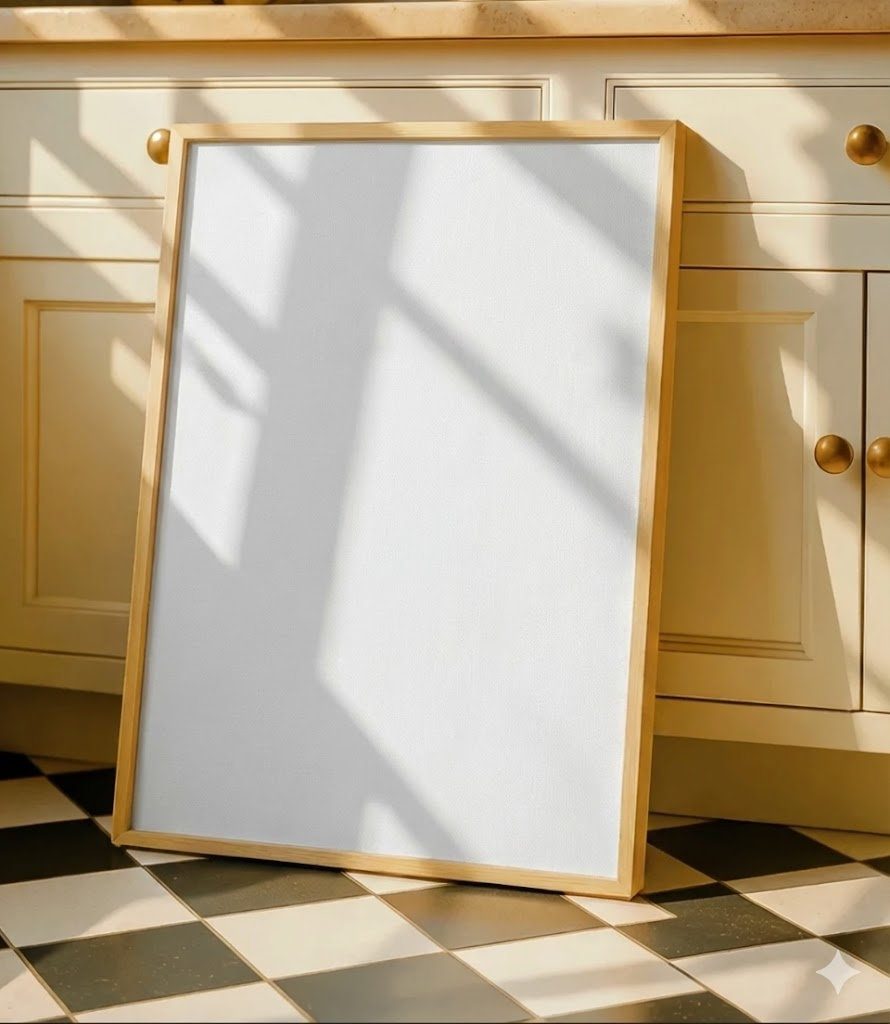
#> input picture frame.jpg, 890 x 1024 px
$ python test1.py
#> lines starting #> are read from the running program, lines starting #| are printed output that depends on the picture; after the words box and inside, x2 and y2 are one past the last pixel; in counts of white or black regions, pixels touching at a corner belong together
import cv2
import numpy as np

def find_frame_corners(image_path, min_area_ratio=0.05, debug=False):
    # Load image
#> called with image_path = 'frame.jpg', min_area_ratio = 0.005, debug = True
    img = cv2.imread(image_path)
#> img is the input picture: shape (1024, 890, 3); mean B, G, R 138.9, 166.3, 183.2
    if img is None:
        raise ValueError(f"Could not load image from {image_path}")

    original = img.copy()
    gray = cv2.cvtColor(img, cv2.COLOR_BGR2GRAY)

    img_area = img.shape[0] * img.shape[1]
#> img_area = 911360
    min_area = int(img_area * min_area_ratio)
#> min_area = 4556

    print(f"Image dimensions: {img.shape}")
#| Image dimensions: (1024, 890, 3)
    print(f"Looking for frame with min area: {min_area} ({min_area_ratio*100:.1f}% of image)")
#| Looking for frame with min area: 4556 (0.5% of image)

    # Save debug images if requested
    debug_dir = "debug_images"
    if debug:
        import os
        if not os.path.exists(debug_dir):
            os.makedirs(debug_dir)
        cv2.imwrite(f"{debug_dir}/01_original.jpg", original)
        cv2.imwrite(f"{debug_dir}/02_grayscale.jpg", gray)

    # Multiple preprocessing approaches specifically for picture frames
    preprocessing_methods = [
        # Method 1: Standard Canny with moderate thresholds
        ("Standard_Canny", lambda g: cv2.Canny(cv2.GaussianBlur(g, (5, 5), 0), 50, 150)),

        # Method 2: High contrast Canny for strong edges (frame borders)
        ("High_Contrast", lambda g: cv2.Canny(cv2.GaussianBlur(g, (3, 3), 0), 100, 200)),

        # Method 3: Low threshold Canny for subtle edges
        ("Low_Threshold", lambda g: cv2.Canny(cv2.GaussianBlur(g, (7, 7), 0), 20, 60)),

        # Method 4: Adaptive threshold for varying lighting
        ("Adaptive_Thresh", lambda g: cv2.adaptiveThreshold(
            cv2.GaussianBlur(g, (5, 5), 0), 255, cv2.ADAPTIVE_THRESH_GAUSSIAN_C, cv2.THRESH_BINARY, 11, 2)),

        # Method 5: Morphological gradient to detect edges
        ("Morphological", lambda g: cv2.morphologyEx(g, cv2.MORPH_GRADIENT, np.ones((3,3), np.uint8)))
    ]

    all_candidates = []

    for method_name, preprocess_func in preprocessing_methods:
        print(f"\n--- Processing with {method_name} ---")

        # Apply preprocessing
        processed = preprocess_func(gray)

        # Additional morphological operations to connect broken edges
        if method_name != "Adaptive_Thresh":  # Skip morphology for threshold methods
            kernel = np.ones((2,2), np.uint8)
            processed = cv2.morphologyEx(processed, cv2.MORPH_CLOSE, kernel)
            processed = cv2.dilate(processed, kernel, iterations=1)

        if debug:
            cv2.imwrite(f"{debug_dir}/03_{method_name}_processed.jpg", processed)

        # Find contours - try both RETR_EXTERNAL and RETR_TREE to catch inner frames
        for retr_mode, mode_name in [(cv2.RETR_EXTERNAL, "external"), (cv2.RETR_TREE, "tree")]:
            contours, hierarchy = cv2.findContours(processed, retr_mode, cv2.CHAIN_APPROX_SIMPLE)

            print(f"  {mode_name}: Found {len(contours)} contours")

            # Sort by area
            contour_areas = [(i, cv2.contourArea(cnt)) for i, cnt in enumerate(contours)]
            contour_areas.sort(key=lambda x: x[1], reverse=True)

            # Test different approximation strategies
            for idx, (cont_idx, area) in enumerate(contour_areas[:15]):  # Check top 15 contours
                if area < min_area:
                    continue

                cnt = contours[cont_idx]

                # Calculate perimeter
                peri = cv2.arcLength(cnt, True)
                if peri == 0:
                    continue

                # Try multiple epsilon values for polygon approximation
                epsilon_ratios = [0.005, 0.01, 0.015, 0.02, 0.025, 0.03, 0.04, 0.05, 0.08, 0.1]

                for epsilon_ratio in epsilon_ratios:
                    epsilon = epsilon_ratio * peri
                    approx = cv2.approxPolyDP(cnt, epsilon, True)

                    # Look for 4-sided polygons (quadrilaterals)
                    if len(approx) == 4:
                        # Calculate properties
                        hull = cv2.convexHull(cnt)
                        hull_area = cv2.contourArea(hull)
                        solidity = area / hull_area if hull_area > 0 else 0

                        # Calculate aspect ratio to filter out very thin shapes
                        rect = cv2.boundingRect(approx)
                        aspect_ratio = rect[2] / rect[3] if rect[3] > 0 else 0

                        # Check if this looks like a reasonable frame
                        is_valid_frame = (
                            solidity > 0.6 and  # Not too jagged
                            0.3 < aspect_ratio < 3.0 and  # Reasonable aspect ratio
                            area > min_area  # Large enough
                        )

                        if is_valid_frame:
                            # Calculate center distance from image center (frames are usually central)
                            img_center = np.array([img.shape[1]/2, img.shape[0]/2])
                            frame_center = np.mean(approx.reshape(-1, 2), axis=0)
                            center_distance = np.linalg.norm(frame_center - img_center)
                            center_score = 1.0 / (1.0 + center_distance / 100)  # Preference for central frames

                            candidate = {
                                'corners': approx,
                                'area': area,
                                'solidity': solidity,
                                'aspect_ratio': aspect_ratio,
                                'center_score': center_score,
                                'method': method_name,
                                'mode': mode_name,
                                'epsilon_ratio': epsilon_ratio,
                                'score': area * solidity * center_score  # Combined score
                            }

                            all_candidates.append(candidate)

                            print(f"    Found candidate #{len(all_candidates)}: area={area:.0f}, "
                                  f"solidity={solidity:.3f}, aspect={aspect_ratio:.2f}, "
                                  f"center_score={center_score:.3f}")

                            # Save debug image for this candidate
                            if debug:
                                temp_img = original.copy()
                                cv2.drawContours(temp_img, [approx], -1, (0, 255, 0), 3)
                                for j, corner in enumerate(approx.reshape(-1, 2)):
                                    cv2.circle(temp_img, tuple(corner), 8, (255, 0, 0), -1)
                                    cv2.putText(temp_img, str(j), tuple(corner + 15),
                                              cv2.FONT_HERSHEY_SIMPLEX, 0.8, (255, 255, 0), 2)

                                cv2.putText(temp_img, f"Area: {area:.0f}", (10, 30),
                                          cv2.FONT_HERSHEY_SIMPLEX, 1, (255, 255, 255), 2)
                                cv2.putText(temp_img, f"Solidity: {solidity:.3f}", (10, 60),
                                          cv2.FONT_HERSHEY_SIMPLEX, 1, (255, 255, 255), 2)

                                cv2.imwrite(f"{debug_dir}/candidate_{len(all_candidates):02d}_{method_name}_{mode_name}.jpg", temp_img)
#> this loop made 5 passes
#> pass 1, in find_frame_corners, `processed = preprocess_func(gray)`:
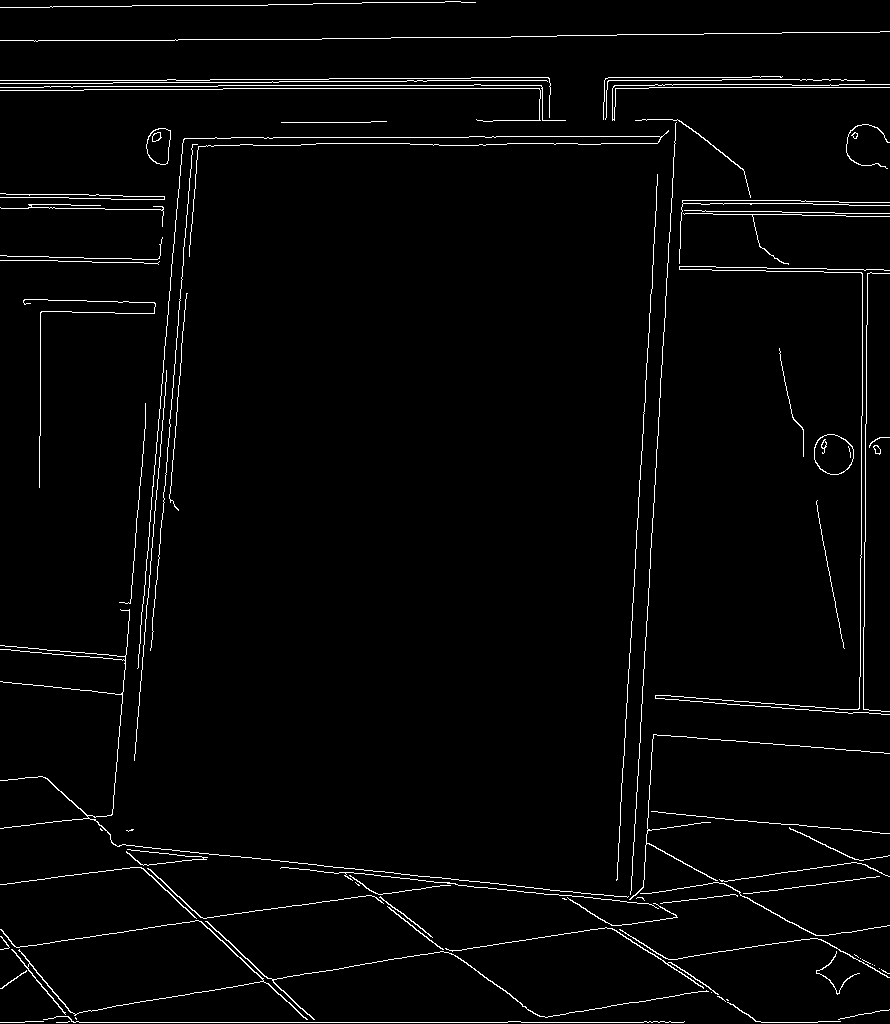
#> processed: shape (1024, 890); 2.5% white in thin lines or dots
#> after the loop:
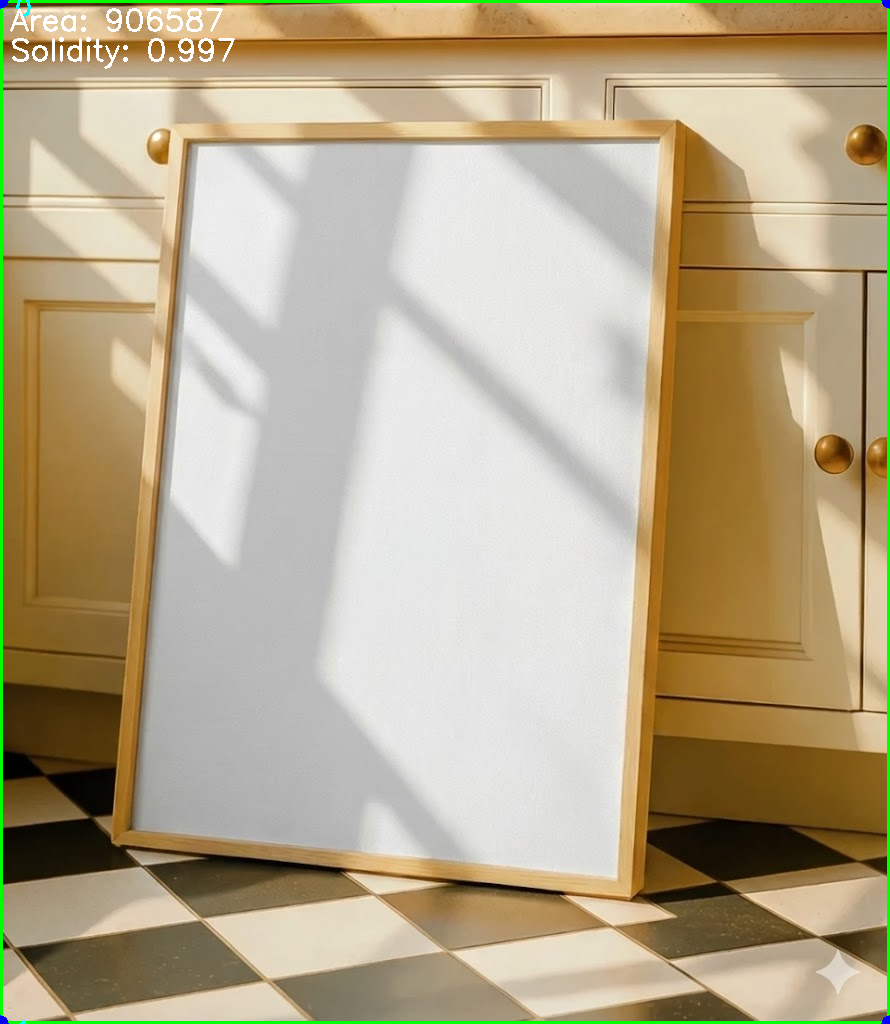
#> temp_img: shape (1024, 890, 3); mean B, G, R 138.5, 168.4, 181.6
#> after the loop, all_candidates = 122 items

    if not all_candidates:
        print(f"\nNo frame candidates found!")
        print(f"Tried {len(preprocessing_methods)} preprocessing methods")
        print(f"Minimum area threshold: {min_area}")
        print("Try reducing min_area_ratio parameter")

        if debug:
            print(f"Debug images saved to {debug_dir}/")

        raise ValueError(f"No suitable frame found! Try min_area_ratio < {min_area_ratio}")

    # Sort candidates by combined score (area * solidity * center_score)
    all_candidates.sort(key=lambda x: x['score'], reverse=True)

    print(f"\nFound {len(all_candidates)} total candidates")
    print("Top 3 candidates:")
    for i, candidate in enumerate(all_candidates[:3]):
        print(f"  {i+1}. Score: {candidate['score']:.0f}, Area: {candidate['area']:.0f}, "
              f"Solidity: {candidate['solidity']:.3f}, Method: {candidate['method']}")
#> this loop made 3 passes

    # Select the best candidate
    best_candidate = all_candidates[0]
#> best_candidate = 9 items

    print(f"\nSelected best candidate:")
    print(f"- Method: {best_candidate['method']} ({best_candidate['mode']})")
    print(f"- Area: {best_candidate['area']:.0f}")
    print(f"- Solidity: {best_candidate['solidity']:.3f}")
    print(f"- Aspect ratio: {best_candidate['aspect_ratio']:.2f}")
    print(f"- Center score: {best_candidate['center_score']:.3f}")
    print(f"- Combined score: {best_candidate['score']:.0f}")

    if debug:
        # Save final result
        result_img = original.copy()
        cv2.drawContours(result_img, [best_candidate['corners']], -1, (0, 255, 0), 4)
#> result_img: shape (1024, 890, 3); 1.26% of pixels changed, all inside (x1, y1, x2, y2) = (0, 0, 890, 1024)
        for j, corner in enumerate(best_candidate['corners'].reshape(-1, 2)):
            cv2.circle(result_img, tuple(corner), 10, (255, 0, 0), -1)
            cv2.putText(result_img, str(j), tuple(corner + 20),
                      cv2.FONT_HERSHEY_SIMPLEX, 1, (255, 255, 0), 3)
#> this loop made 4 passes
#> corner on passes 1 to 4: [0, 0], [0, 1023], [889, 1023], [889, 0]
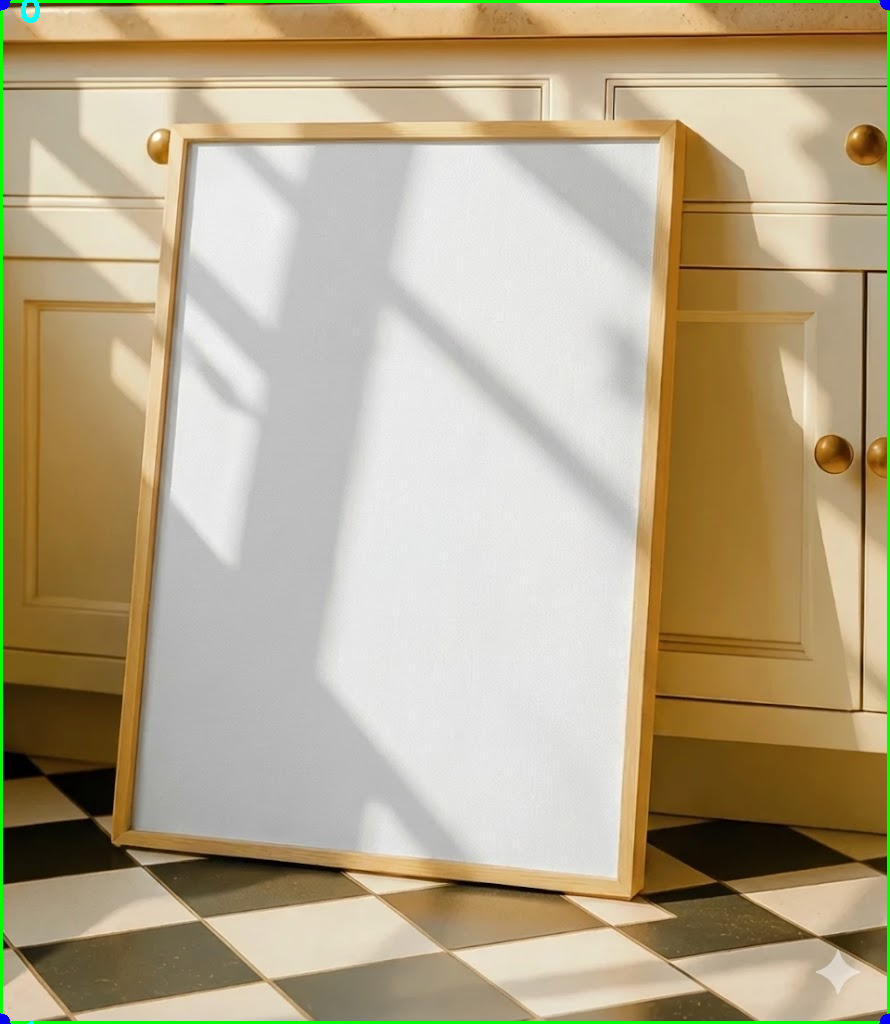
#> result_img: shape (1024, 890, 3); mean B, G, R 138, 168, 181.4
        cv2.imwrite(f"{debug_dir}/99_final_result.jpg", result_img)
        print(f"Debug images saved to {debug_dir}/")

    return best_candidate['corners'], original

def paste_image_inside_frame(background_path, insert_image_path, output_path="result.jpg", min_area_ratio=0.05, debug=False):
    # Find frame corners
    corners, bg = find_frame_corners(background_path, min_area_ratio=min_area_ratio, debug=debug)
#> corners = [[0, 0], [0, 1023], [889, 1023], [889, 0]]

    # Load the image you want to insert
    insert = cv2.imread(insert_image_path)
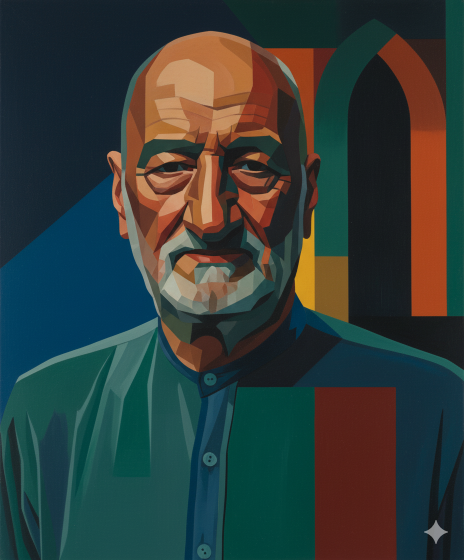
#> input picture art/content.png, 928 x 1120 px, found by its file name (shown at 1/2 size)
#> insert is the input picture: shape (1120, 928, 3); mean B, G, R 57.4, 60.3, 49

    # Handle different numbers of vertices
    corners = corners.reshape(-1, 2).astype(np.float32)

    if len(corners) == 4:
        # Standard quadrilateral processing
        # Order corners properly for perspective transform
        rect = np.zeros((4, 2), dtype="float32")
        s = corners.sum(axis=1)
#> s = [0, 1023, 1912, 889]
        diff = np.diff(corners, axis=1)
#> diff = [0, 1023, 134, -889]

        rect[0] = corners[np.argmin(s)]      # top-left
        rect[2] = corners[np.argmax(s)]      # bottom-right
        rect[1] = corners[np.argmin(diff)]   # top-right
        rect[3] = corners[np.argmax(diff)]   # bottom-left

        # Calculate width and height
        width = max(
            int(np.linalg.norm(rect[0] - rect[1])),
            int(np.linalg.norm(rect[2] - rect[3]))
        )
        height = max(
            int(np.linalg.norm(rect[1] - rect[2])),
            int(np.linalg.norm(rect[3] - rect[0]))
        )

        # Destination points (perfect rectangle)
        dst_points = np.array([[0, 0], [width-1, 0], [width-1, height-1], [0, height-1]], dtype="float32")

        # Source points from insert image
        src_points = np.array([[0, 0], [insert.shape[1]-1, 0], [insert.shape[1]-1, insert.shape[0]-1], [0, insert.shape[0]-1]], dtype="float32")

        # Get transform matrix
        M_rect_to_quad = cv2.getPerspectiveTransform(dst_points, rect)
#> M_rect_to_quad = [[1, 0, 0], [0, 1, 0], [0, 0, 1]]
        M_src_to_quad = cv2.getPerspectiveTransform(src_points, rect)
#> M_src_to_quad = [[0.959, 1.13e-32, 0], [0, 0.914, 0], [0, -1.14e-19, 1]]

        # Warp insert image to fit the detected quadrilateral
        warped = cv2.warpPerspective(insert, M_src_to_quad, (bg.shape[1], bg.shape[0]))
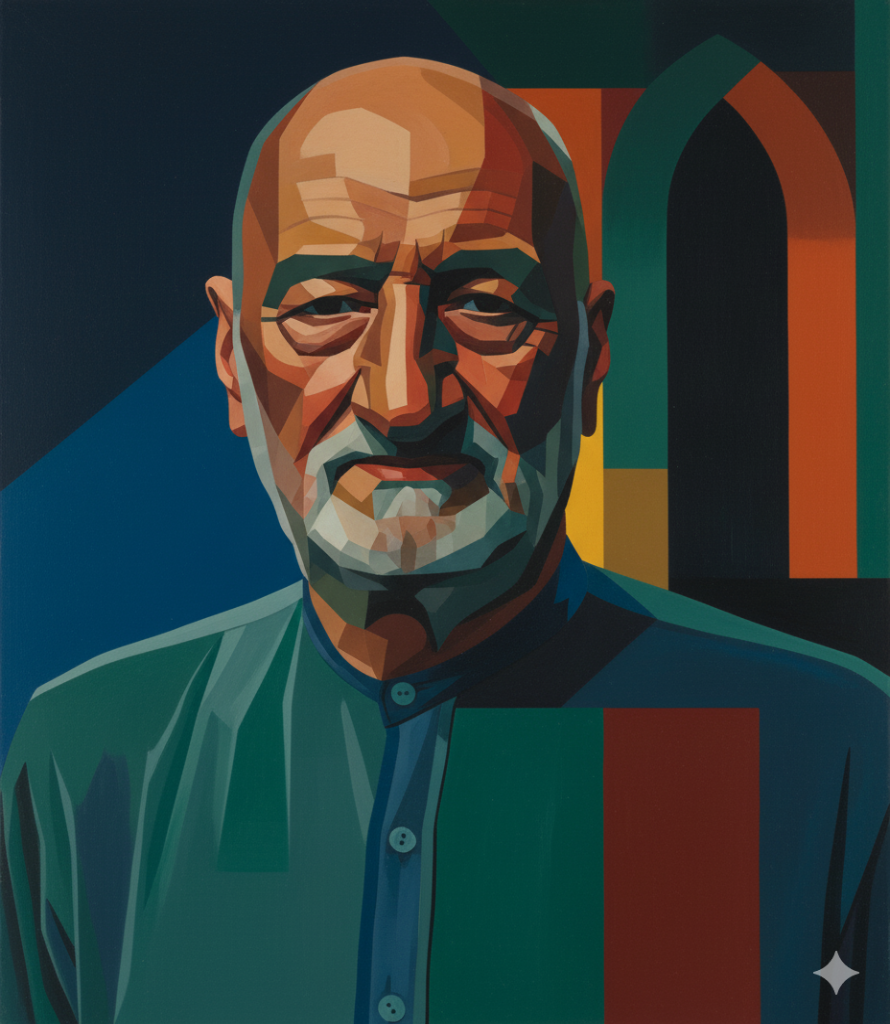
#> warped: shape (1024, 890, 3); mean B, G, R 57.4, 60.3, 49

        # Create mask
        mask = np.zeros(bg.shape[:2], dtype=np.uint8)
        cv2.fillConvexPoly(mask, np.int32(rect), 255)
#> mask: shape (1024, 890); every value is 255

    else:
        # For non-quadrilateral shapes, use a simpler approach
        # Create bounding rectangle
        x, y, w, h = cv2.boundingRect(corners.astype(np.int32))

        # Resize insert image to fit bounding rectangle
        resized_insert = cv2.resize(insert, (w, h))

        # Create mask for the polygon
        mask = np.zeros(bg.shape[:2], dtype=np.uint8)
        cv2.fillConvexPoly(mask, np.int32(corners), 255)

        # Create warped image
        warped = bg.copy()
        warped[y:y+h, x:x+w] = resized_insert

    # Apply the mask to combine images
    result = bg.copy()
    result[mask > 0] = warped[mask > 0]

    # Save intermediate results for debugging
    cv2.imwrite("debug_mask.jpg", mask)
    cv2.imwrite("debug_warped.jpg", warped)

    cv2.imwrite(output_path, result)
    print(f"saved to {output_path}")

    # Optional: show corners on original
    cv2.drawContours(bg, [np.int32(corners)], -1, (0, 255, 0), 3)
    for i, corner in enumerate(corners):
        x, y = corner.ravel().astype(int)
        cv2.putText(bg, str(i), (x, y), cv2.FONT_HERSHEY_SIMPLEX, 1, (0, 0, 255), 2)
#> this loop made 4 passes
#> bg: shape (1024, 890, 3); mean B, G, R 137.8, 168, 181.4
    cv2.imshow("Detected Frame Corners", bg)
    cv2.waitKey(0)
    cv2.destroyAllWindows()

# ============== USAGE ==============
# Detect the picture frame in the center of the image
paste_image_inside_frame(
    background_path="frame.jpg",        # your photo with empty frame
    insert_image_path="content.png",    # image you want to put inside
    output_path="final_result.jpg",
    min_area_ratio=0.005,              # 0.5% of image area - very permissive for clear frames
    debug=True                         # Enable debug mode to see processing steps
)
